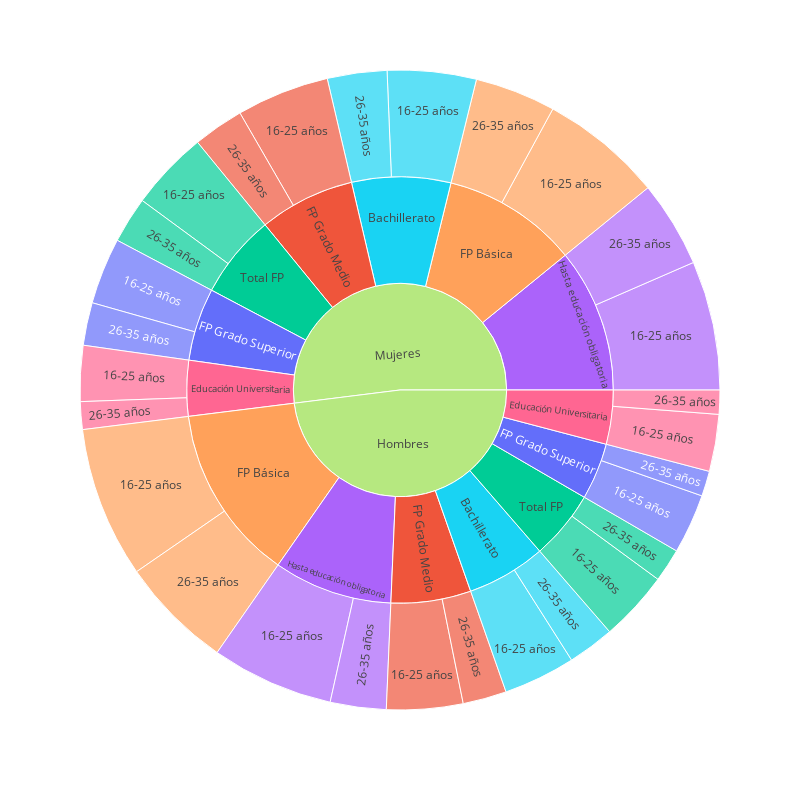

Write notebook code for a chart like this one.
### Code cell
df = pd.read_excel('C:\\Users\\guill\\Desktop\\paro_juvenil.xlsx')
fig = px.sunburst(df, path=['Sexo', 'Nivel_educativo', 'Edad'], values='Tasa_paro', color='Nivel_educativo', width=800, height=800)
fig.show()

with open('index.html', 'w') as f:
    f.write(fig.to_html(include_plotlyjs='cdn'))

### Figure 1 — Plotly figure (JSON) as saved in the notebook; plotly's stock layout.template omitted (floating-point values rounded to 4 significant figures)
{"data": [{"branchvalues": "total", "customdata": [["FP Grado Superior"], ["FP Grado Superior"], ["FP Grado Medio"], ["FP Grado Medio"], ["Total FP"], ["Hasta educación obligatoria"], ["Hasta educación obligatoria"], ["Total FP"], ["FP Básica"], ["FP Básica"], ["FP Grado Medio"], ["FP Grado Medio"], ["FP Grado Superior"], ["FP Grado Superior"], ["Hasta educación obligatoria"], ["Hasta educación obligatoria"], ["Total FP"], ["Bachillerato"], ["Bachillerato"], ["Total FP"], ["Educación Universitaria"], ["FP Básica"], ["FP Básica"], ["Educación Universitaria"], ["Educación Universitaria"], ["Educación Universitaria"], ["Bachillerato"], ["Bachillerato"], ["Bachillerato"], ["Bachillerato"], ["Educación Universitaria"], ["Educación Universitaria"], ["FP Básica"], ["FP Básica"], ["FP Grado Medio"], ["FP Grado Medio"], ["FP Grado Superior"], ["FP Grado Superior"], ["Hasta educación obligatoria"], ["Hasta educación obligatoria"], ["Total FP"], ["Total FP"], ["(?)"], ["(?)"]], "domain": {"x": [0, 1], "y": [0, 1]}, "hovertemplate": "labels=%{label}<br>Tasa_paro=%{value}<br>parent=%{parent}<br>id=%{id}<br>Nivel_educativo=%{customdata[0]}<extra></extra>", "ids": ["Mujeres/FP Grado Superior/26-35 años", "Hombres/FP Grado Superior/26-35 años", "Mujeres/FP Grado Medio/26-35 años", "Hombres/FP Grado Medio/26-35 años", "Mujeres/Total FP/26-35 años", "Mujeres/Hasta educación obligatoria/26-35 años", "Hombres/Hasta educación obligatoria/26-35 años", "Hombres/Total FP/26-35 años", "Hombres/FP Básica/16-25 años", "Mujeres/FP Básica/16-25 años", "Hombres/FP Grado Medio/16-25 años", "Mujeres/FP Grado Medio/16-25 años", "Hombres/FP Grado Superior/16-25 años", "Mujeres/FP Grado Superior/16-25 años", "Hombres/Hasta educación obligatoria/16-25 años", "Mujeres/Hasta educación obligatoria/16-25 años", "Mujeres/Total FP/16-25 años", "Mujeres/Bachillerato/26-35 años", "Hombres/Bachillerato/26-35 años", "Hombres/Total FP/16-25 años", "Mujeres/Educación Universitaria/26-35 años", "Hombres/FP Básica/26-35 años", "Mujeres/FP Básica/26-35 años", "Hombres/Educación Universitaria/26-35 años", "Mujeres/Educación Universitaria/16-25 años", "Hombres/Educación Universitaria/16-25 años", "Mujeres/Bachillerato/16-25 años", "Hombres/Bachillerato/16-25 años", "Hombres/Bachillerato", "Mujeres/Bachillerato", "Hombres/Educación Universitaria", "Mujeres/Educación Universitaria", "Hombres/FP Básica", "Mujeres/FP Básica", "Hombres/FP Grado Medio", "Mujeres/FP Grado Medio", "Hombres/FP Grado Superior", "Mujeres/FP Grado Superior", "Hombres/Hasta educación obligatoria", "Mujeres/Hasta educación obligatoria", "Hombres/Total FP", "Mujeres/Total FP", "Hombres", "Mujeres"], "labels": ["26-35 años", "26-35 años", "26-35 años", "26-35 años", "26-35 años", "26-35 años", "26-35 años", "26-35 años", "16-25 años", "16-25 años", "16-25 años", "16-25 años", "16-25 años", "16-25 años", "16-25 años", "16-25 años", "16-25 años", "26-35 años", "26-35 años", "16-25 años", "26-35 años", "26-35 años", "26-35 años", "26-35 años", "16-25 años", "16-25 años", "16-25 años", "16-25 años", "Bachillerato", "Bachillerato", "Educación Universitaria", "Educación Universitaria", "FP Básica", "FP Básica", "FP Grado Medio", "FP Grado Medio", "FP Grado Superior", "FP Grado Superior", "Hasta educación obligatoria", "Hasta educación obligatoria", "Total FP", "Total FP", "Hombres", "Mujeres"], "marker": {"colors": ["#636efa", "#636efa", "#EF553B", "#EF553B", "#00cc96", "#ab63fa", "#ab63fa", "#00cc96", "#FFA15A", "#FFA15A", "#EF553B", "#EF553B", "#636efa", "#636efa", "#ab63fa", "#ab63fa", "#00cc96", "#19d3f3", "#19d3f3", "#00cc96", "#FF6692", "#FFA15A", "#FFA15A", "#FF6692", "#FF6692", "#FF6692", "#19d3f3", "#19d3f3", "#19d3f3", "#19d3f3", "#FF6692", "#FF6692", "#FFA15A", "#FFA15A", "#EF553B", "#EF553B", "#636efa", "#636efa", "#ab63fa", "#ab63fa", "#00cc96", "#00cc96", "#B6E880", "#B6E880"]}, "name": "", "parents": ["Mujeres/FP Grado Superior", "Hombres/FP Grado Superior", "Mujeres/FP Grado Medio", "Hombres/FP Grado Medio", "Mujeres/Total FP", "Mujeres/Hasta educación obligatoria", "Hombres/Hasta educación obligatoria", "Hombres/Total FP", "Hombres/FP Básica", "Mujeres/FP Básica", "Hombres/FP Grado Medio", "Mujeres/FP Grado Medio", "Hombres/FP Grado Superior", "Mujeres/FP Grado Superior", "Hombres/Hasta educación obligatoria", "Mujeres/Hasta educación obligatoria", "Mujeres/Total FP", "Mujeres/Bachillerato", "Hombres/Bachillerato", "Hombres/Total FP", "Mujeres/Educación Universitaria", "Hombres/FP Básica", "Mujeres/FP Básica", "Hombres/Educación Universitaria", "Mujeres/Educación Universitaria", "Hombres/Educación Universitaria", "Mujeres/Bachillerato", "Hombres/Bachillerato", "Hombres", "Mujeres", "Hombres", "Mujeres", "Hombres", "Mujeres", "Hombres", "Mujeres", "Hombres", "Mujeres", "Hombres", "Mujeres", "Hombres", "Mujeres", "", ""], "type": "sunburst", "values": [12.99, 7.66, 15.44, 13.28, 14.06, 26.25, 16.98, 10.16, 45.9, 37.18, 23.16, 28.18, 18.16, 20.17, 37.17, 39.25, 24.1, 18.1, 14.21, 21.37, 8.41, 34.31, 24.58, 7.31, 16.94, 17.31, 26.98, 21.85, 36.06, 45.08, 24.62, 25.35, 80.21, 61.76, 36.44, 43.62, 25.82, 33.16, 54.15, 65.5, 31.53, 38.16, 288.8, 312.6]}], "layout": {"height": 800, "legend": {"tracegroupgap": 0}, "margin": {"t": 60}, "width": 800}}
